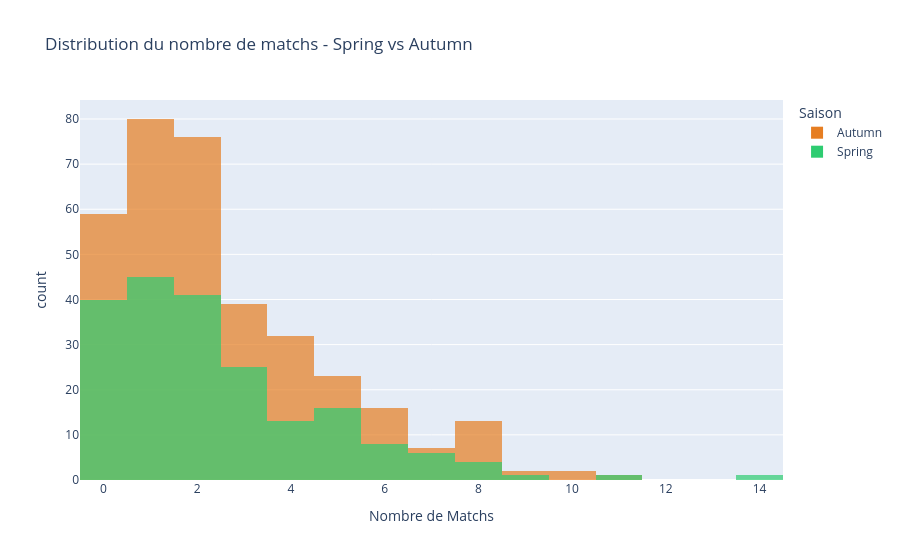

The notebook cell saved with this chart:
### Code cell
## histogramme - fréquence du nombre de matchs par saison
fig_hist = px.histogram(
    per_person,
    x='nb_matchs',
    color='season',
    barmode='overlay',
    opacity=0.7,
    nbins=15,
    title="Distribution du nombre de matchs - Spring vs Autumn",
    labels={
        'nb_matchs': 'Nombre de Matchs',
        'count': 'Nombre de participants',
        'season': 'Saison'
    },
    color_discrete_map={'Spring': '#2ecc71', 'Autumn': '#e67e22'}
)

fig_hist.show()

### Figure 1 — Plotly figure (JSON) as saved in the notebook; plotly's stock layout.template omitted (floating-point values rounded to 4 significant figures; data arrays with more than 128 entries replaced by an {"elided": "..."} marker saying what was removed)
{"data": [{"alignmentgroup": "True", "bingroup": "x", "hovertemplate": "Saison=Autumn<br>Nombre de Matchs=%{x}<br>count=%{y}<extra></extra>", "legendgroup": "Autumn", "marker": {"color": "#e67e22", "opacity": 0.7, "pattern": {"shape": ""}}, "name": "Autumn", "nbinsx": 15, "offsetgroup": "Autumn", "orientation": "v", "showlegend": true, "type": "histogram", "x": {"elided": "350 int values"}, "xaxis": "x", "yaxis": "y"}, {"alignmentgroup": "True", "bingroup": "x", "hovertemplate": "Saison=Spring<br>Nombre de Matchs=%{x}<br>count=%{y}<extra></extra>", "legendgroup": "Spring", "marker": {"color": "#2ecc71", "opacity": 0.7, "pattern": {"shape": ""}}, "name": "Spring", "nbinsx": 15, "offsetgroup": "Spring", "orientation": "v", "showlegend": true, "type": "histogram", "x": {"elided": "201 int values"}, "xaxis": "x", "yaxis": "y"}], "layout": {"barmode": "overlay", "legend": {"title": {"text": "Saison"}, "tracegroupgap": 0}, "title": {"text": "Distribution du nombre de matchs - Spring vs Autumn"}, "xaxis": {"anchor": "y", "domain": [0, 1], "title": {"text": "Nombre de Matchs"}}, "yaxis": {"anchor": "x", "domain": [0, 1], "title": {"text": "count"}}}}
